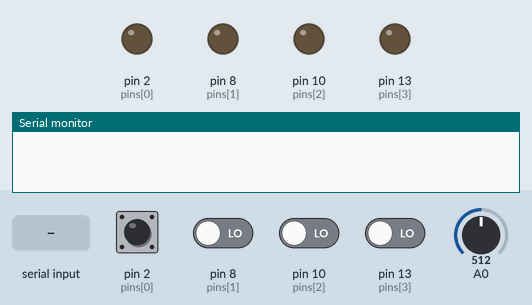
Recording of a sketch running on a simulated Arduino Uno, built with avr-gcc and run on an emulated ATmega328P. On the bench: output pins drawn as LEDs (lit = HIGH), the last lines printed to the serial monitor. Dashed ring = blinking. The test bench sets the inputs (shaded band); at power-on: pin 2 (pins[0]), pin 8 (pins[1]), pin 10 (pins[2]), pin 13 (pins[3]) LOW, A0 = 512. Random numbers use the default seed unless the sketch sets one.

Above: at 3.7 s.
3.8 s: "1" received over Serial
At 4.2 s:
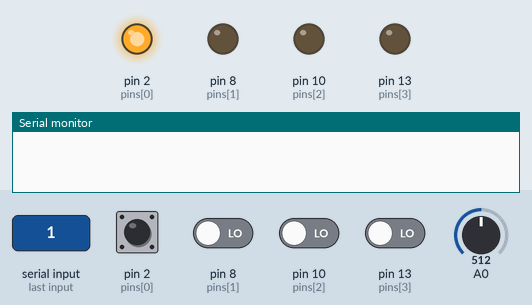
5.8 s: pin 2 (pins[0]) pulsed HIGH 2 times (0.12 s each, 0.3 s apart)
At 7.8 s:
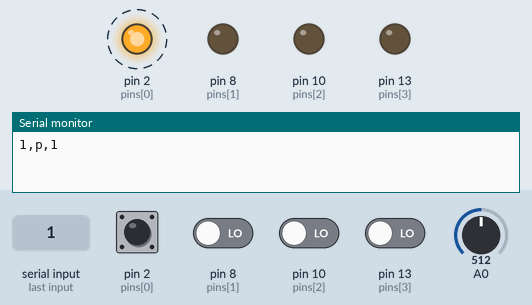
Timing chart, 0 to 10.2 s (numbered marks = the images above; inputs shaded):
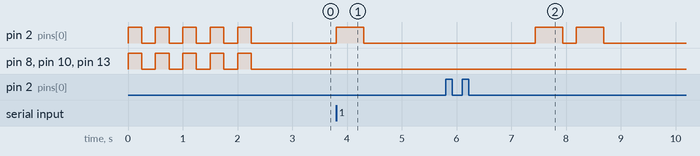

The sketch:

Final_CSE5408_Code.ino
```cpp
#define PLAYER_WAIT_TIME 1000000

byte sequence[100];           // Storage for sequence
byte curLen = 0;
byte inputCount = 0;
byte lastInput = 0;           // Last input from player
byte expRd = 0;               // expected LED from player
bool btnDwn = false;          // check if a button is pressed
bool wait = false;            // Is the program waiting for the user to press a button
bool resetFlag = false;       // Used to indicate to the program that once the player lost

int gameSelected = 0;         // value for selected game
int score;                    // value for score
int hiscore;                  // value for session hiscore
int offline;                  // value for if playing game offline from app

byte noPins = 4;              // Number of buttons/LEDs

byte pins[] = {2, 8, 10, 13}; // Button input pins and LED ouput pins


long inputTime = 0;           // Timer variable for the delay between user inputs

void setup() {
  Serial.begin(9600);
  Reset();
}


void setPinDirection(byte dir){
  for(byte i = 0; i < noPins; i++){
    pinMode(pins[i], dir);
  }
}

//send the same value to all the LED pins
void writeAllPins(byte val){
  for(byte i = 0; i < noPins; i++){
    digitalWrite(pins[i], val);
  }
}


void flash(short freq){       // flashes all LEDs
  setPinDirection(OUTPUT);
  for(int i = 0; i < 5; i++){
    writeAllPins(HIGH);
    delay(freq);
    writeAllPins(LOW);
    delay(freq);
  }
}

// This function resets all the game variables to their default values
void Reset(){
  flash(250);
  curLen = 0;
  inputCount = 0;
  lastInput = 0;
  expRd = 0;
  btnDwn = false;
  wait = false;
  resetFlag = false;
  gameSelected = 0;
  score = 0;
  offline = 0;
}


void Lose(){
  flash(50);
}


void playSequence(){
  // Loop through the stored sequence to show the player the sequence they must remember or inputted correctly
  for(int i = 0; i < curLen; i++){
      digitalWrite(sequence[i], HIGH);
      delay(500);
      digitalWrite(sequence[i], LOW);
      delay(250);
    }
}


void DoLoseProcess(){ // Lost process
  Lose();
  delay(1000);
  playSequence();
  delay(1000);
  Reset();            // Reset for a new game
  Serial.print(score);
  Serial.print(",");
  Serial.print("l");
  Serial.print(",");
  Serial.print(hiscore);
}


void memoryGame(){
  if(!wait){ //Arduino Turn

    setPinDirection(OUTPUT);

    randomSeed(analogRead(A0));                   // choosing pin at random
    sequence[curLen] = pins[random(0,noPins)];
    curLen++;                                     // update length

    playSequence();                               // Show sequence

    wait = true;
    inputTime = millis();

  }else{ //Player turn

    //set initial counter
    setPinDirection(INPUT);

    if(millis() - inputTime > PLAYER_WAIT_TIME){  // If the player takes more than the allowed time,
      DoLoseProcess();
      return;
    }

    if(!btnDwn){
      expRd = sequence[inputCount];               // value expected from the player

      for(int i = 0; i < noPins; i++){           // Loop through all the pins
        if(pins[i]==expRd)
          continue;                               // Ignore the correct pin
        if(digitalRead(pins[i]) == HIGH){         // Is the button pressed
          lastInput = pins[i];
          resetFlag = true;                       // Set the resetFlag - this means you lost
          btnDwn = true;                          // prevent program from doing same thing over and over
        }
      }
    }

    if(digitalRead(expRd) == 1 && !btnDwn)        // player pressed right button
    {
      inputTime = millis();
      lastInput = expRd;
      inputCount++;                               // user pressed correct button again
      btnDwn = true;                              // Tprevent program from doing same thing over and over
      //reset counter after each button press
    }else{
      if(btnDwn && digitalRead(lastInput) == LOW){  // Check if player released button
        btnDwn = false;
        delay(20);
        if(resetFlag){                              // If this was set to true up above, you lost
          DoLoseProcess();                          // So we do the losing sequence of events
        }
        else{
          if(inputCount == curLen){                 // if player finished repeating the sequence
            wait = false;                           // next turn is the program's turn
            inputCount = 0;                         // Reset the number of times that the player has pressed a button
            score = score + 1;
            if(hiscore < score){                    // check if score is higher than current hiscore
              hiscore = score;                      // if so, set hi-score equal to current score
              }
            Serial.print(score);                    // print out values of score, playing status and hi-score
            Serial.print(",");
            Serial.print("p");
            Serial.print(",");
            Serial.print(hiscore);
            delay(1500);
          }
        }
      }
    }
  }
}

///
/// Where the magic happens
///
void loop() {
  if(Serial.available()>0){
    gameSelected = Serial.read();
    }
  if ((digitalRead(pins[2]) == HIGH) && (digitalRead(pins[8]) == HIGH) && (digitalRead(pins[10]) == HIGH) && (digitalRead(pins[13]) == HIGH)){
      flash(250);
      offline = 1;      // set game to play offline
    }
  while(offline == 1){  // when set to offline start game
      memoryGame();
    }
  while(gameSelected == '1'){  // when start button pressed start game
      memoryGame();
    }
  if(gameSelected == '2'){     // when going to home reset session hi-score as bluetooth disconnects
      hiscore = 0;
    }
}
```

Measured:
- after the input at 3.8 s, pin 2 (pins[0]): LOW → HIGH at once, → LOW 0.50 s later
- after the input at 5.8 s, pin 2 (pins[0]): alternates HIGH for 0.50 s and LOW for 0.25 s, 4 changes in all, then stays LOW, starting after 1.6 s
